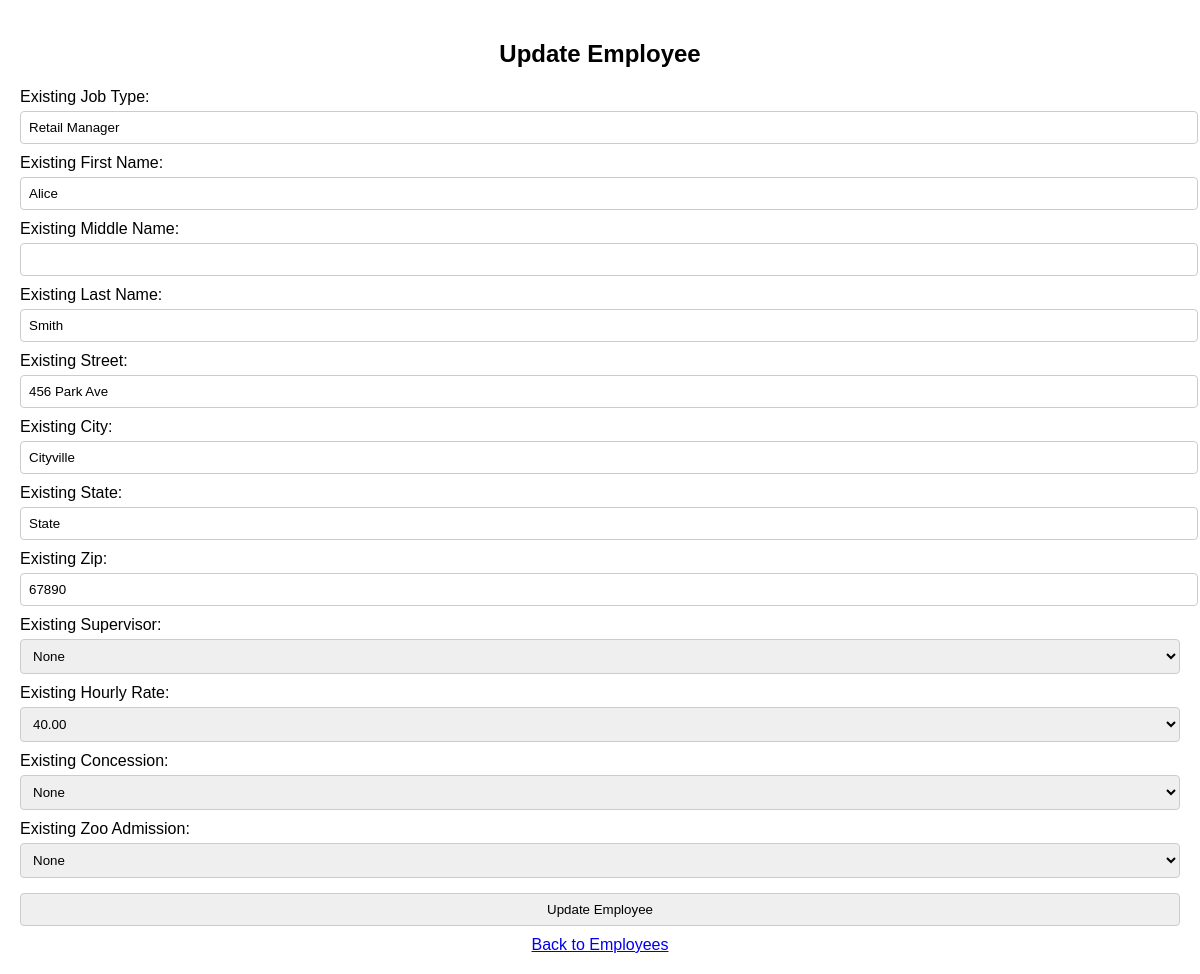
The app's page /asset_management/employees/update_employee.php?id=1 with its own data.
### tables this page shows
CREATE TABLE Employee (
EmployeeID INT PRIMARY KEY AUTO_INCREMENT,
StartDate VARCHAR(255) NOT NULL,
JobType VARCHAR(255) NOT NULL,
FirstName VARCHAR(255) NOT NULL,
MiddleName VARCHAR(255),
LastName VARCHAR(255) NOT NULL,
Street VARCHAR(255) NOT NULL,
City VARCHAR(255) NOT NULL,
State VARCHAR(255) NOT NULL,
Zip VARCHAR(255) NOT NULL,
SuperID INT,
HourlyRateID INT,
ConcessionID INT,
ZooAdmissionID INT,
FOREIGN KEY (SuperID) REFERENCES Employee(EmployeeID),
FOREIGN KEY (HourlyRateID) REFERENCES HourlyRate(ID),
FOREIGN KEY (ConcessionID) REFERENCES Concession(ID),
FOREIGN KEY (ZooAdmissionID) REFERENCES ZooAdmission(ID)
);

CREATE TABLE HourlyRate (
ID INT PRIMARY KEY AUTO_INCREMENT,
HourlyRate VARCHAR(255) NOT NULL
);

### asset_management/employees/update_employee.php (the view, shortened to what this page needs)
<?php
include '../includes/db_connection.php';
$hourlyRatesSql = "SELECT ID, HourlyRate FROM HourlyRate";
$hourlyRatesResult = $conn->query($hourlyRatesSql);
$existingData = array();
if (isset($_GET['id']) && is_numeric($_GET['id'])) {
    $employeeId = $_GET['id'];
    $selectSql = "SELECT * FROM Employee WHERE EmployeeID = ?";
    $selectStmt = $conn->prepare($selectSql);
    $selectStmt->bind_param("i", $employeeId);
    $selectStmt->execute();
    $selectResult = $selectStmt->get_result();
    if ($selectResult->num_rows == 1) {
        $existingData = $selectResult->fetch_assoc();
    } else {
        echo "Employee not found.";
        exit();
    }
} else {
    echo "Invalid employee ID.";
    exit();
}
?>
<!DOCTYPE html>
<html lang="en">
<head>
</head>
<body>
    <h2>Update Employee</h2>
    <form method="post" action="">
        <?php if (!empty($existingData)) : ?>
            <label for="newJobType">Existing Job Type:</label>
            <input type="text" name="newJobType" value="<?php echo $existingData['JobType']; ?>" required>
            <label for="newFirstName">Existing First Name:</label>
            <input type="text" name="newFirstName" value="<?php echo $existingData['FirstName']; ?>" required>
            <label for="newMiddleName">Existing Middle Name:</label>
            <input type="text" name="newMiddleName" value="<?php echo $existingData['MiddleName']; ?>">
            <label for="newLastName">Existing Last Name:</label>
            <input type="text" name="newLastName" value="<?php echo $existingData['LastName']; ?>" required>
            <label for="newStreet">Existing Street:</label>
            <input type="text" name="newStreet" value="<?php echo $existingData['Street']; ?>" required>
            <label for="newCity">Existing City:</label>
            <input type="text" name="newCity" value="<?php echo $existingData['City']; ?>" required>
            <label for="newState">Existing State:</label>
            <input type="text" name="newState" value="<?php echo $existingData['State']; ?>" required>
            <label for="newZip">Existing Zip:</label>
            <input type="text" name="newZip" value="<?php echo $existingData['Zip']; ?>" required>
            <label for="newSuperID">Existing Supervisor:</label>
            <select name="newSuperID">
                <option value="">None</option>
            </select>
            <label for="newHourlyRateID">Existing Hourly Rate:</label>
            <select name="newHourlyRateID" required>
                <?php $hourlyRatesResult->data_seek(0); ?>
                <?php while ($hourlyRate = $hourlyRatesResult->fetch_assoc()) : ?>
                    <option value="<?php echo $hourlyRate['ID']; ?>" <?php echo ($hourlyRate['ID'] == $existingData['HourlyRateID']) ? 'selected' : ''; ?>>
                        <?php echo $hourlyRate['HourlyRate']; ?>
                    </option>
                <?php endwhile; ?>
            </select>
            <label for="newConcessionID">Existing Concession:</label>
            <select name="newConcessionID">
                <option value="">None</option>
            </select>
            <label for="newZooAdmissionID">Existing Zoo Admission:</label>
            <select name="newZooAdmissionID">
                <option value="">None</option>
            </select>
        <?php endif; ?>
        <button type="submit" name="updateEmployee">Update Employee</button>
    </form>
    <a href="view_employees.php">Back to Employees</a>
</body>
</html>

### asset_management/employees/update_employee.php (style rules this page uses)
body { font-family: Arial, sans-serif; margin: 0; padding: 20px; }
h2 { text-align: center; }
label { display: block; margin-top: 10px; }
input[type="text"], select, button { width: 100%; padding: 8px; margin-top: 5px; border: 1px solid #ccc; border-radius: 4px; }
button { margin-top: 15px; cursor: pointer; }
a { display: block; text-align: center; margin-top: 10px; }

### records on screen
employee: newJobType "Retail Manager", newFirstName "Alice", newLastName "Smith", newStreet "456 Park Ave", newCity "Cityville", newState "State", newZip "67890", newHourlyRateID "40.00"
